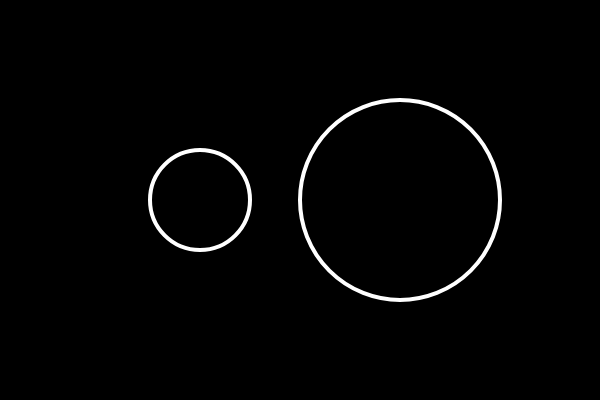
Frame 1 (no input)
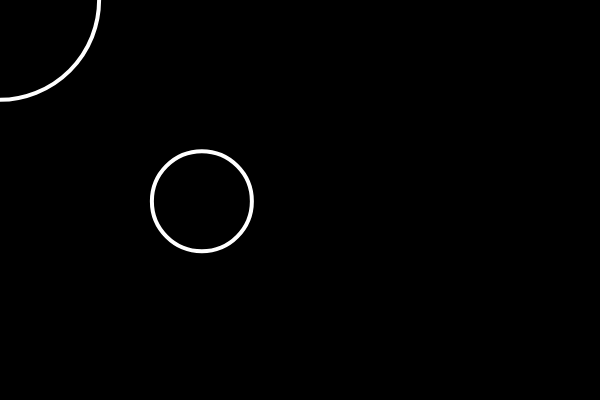
Frame 60 (no input)
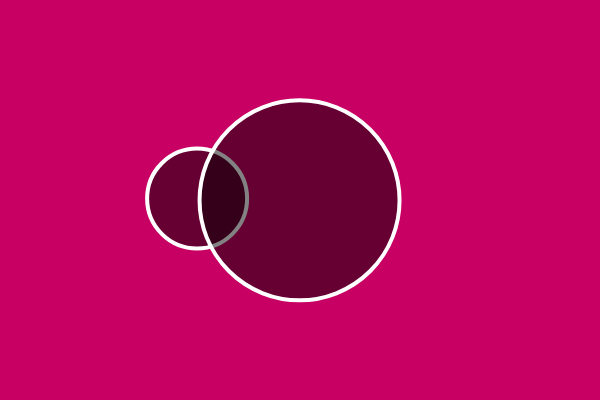
Frame 120 (the mouse pressed at the canvas centre since frame 60)

The p5.js sketch that drew these frames (run headless with seeded random() and noise() and a simulated clock; from frame 60 on, the mouse is pressed at the canvas centre):

// p5.js sketch
// ── sketch.js
let bubbles1;
let bubbles2;

function setup () {
  createCanvas(600, 400);
  bubble1 = new Bubble(200, 200)
  bubble2 = new Bubble(400, 200, 100)
}

function draw () {
  background(0);

  // dist()可以用于判断两个泡泡的距离，如果相交了，可以改变背景颜色，并且这段判断需要放在bubble1.show() 之类代码的前面。
  // let d = dist(bubble1.x, bubble1.y, bubble2.x, bubble2.y)
  // if (bubble1.r + bubble2.r > d) {background(200, 0, 100)}


  // 但是此时只存在两个泡泡，如果存在更多的泡泡，我们就应该使用别的方法，应该将dist()的方法进行封装改进
  // 下面使用了一个新的方法进行封装
  if (bubble1.intersects(bubble2)) {
    background(200, 0, 100)
  }

  bubble1.show();
  bubble2.show();
  bubble1.move();
  bubble2.x = mouseX;
  bubble2.y = mouseY
  bubble2.move()

}

class Bubble {
  constructor(x, y, r = 50) {
    this.x = x;
    this.y = y;
    this.r = r;
    this.brightness = 0
  }

  intersects (other) {
    let d = dist(this.x, this.y, other.x, other.y)
    // if (this.r + other.r > d) {
    //   return true
    // } else {
    //   return false
    // }

    // 此处 可以简写 为 this.r + other.r > d 
    return this.r + other.r > d ? true : false

  }

  move () {
    this.x = this.x + random(-1, 1)
    this.y = this.y + random(-1, 1)
  }

  changeColor (color) {
    this.brightness = color
  }

  rollover (px, py) {
    let d = dist(px, py, this.x, this.y)
    if (d < this.r) {
      return true
    } else {
      return false
    }
  }

  show () {
    stroke(255)
    strokeWeight(4)
    fill(this.brightness, 125)
    ellipse(this.x, this.y, this.r * 2)
  }

}
